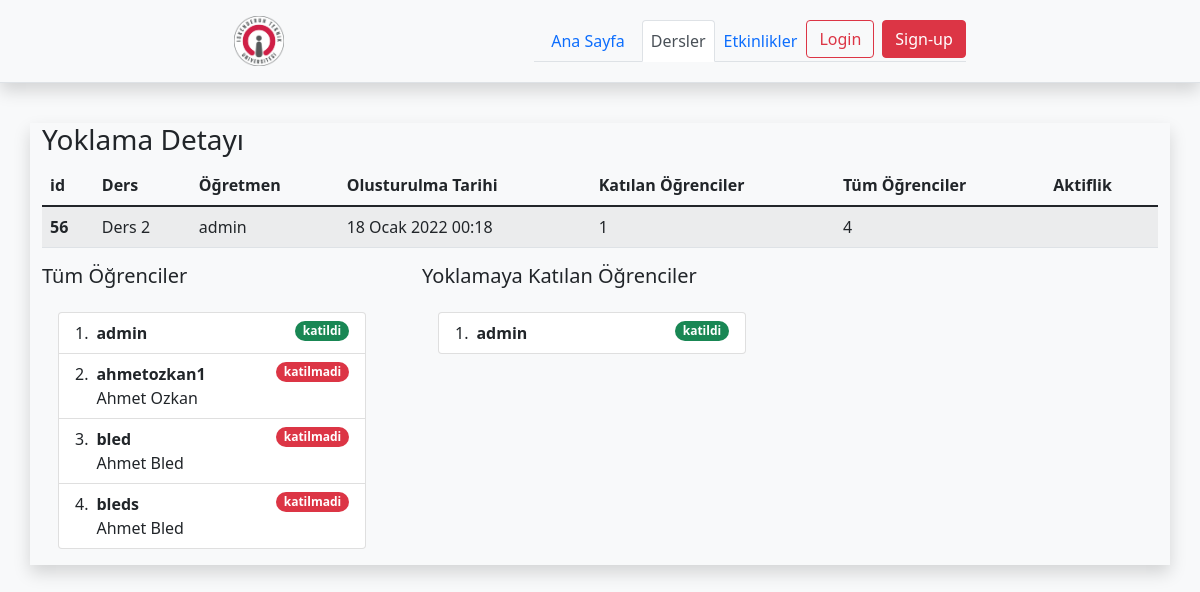
Before: /lessons/attendance/56 with the older database file.
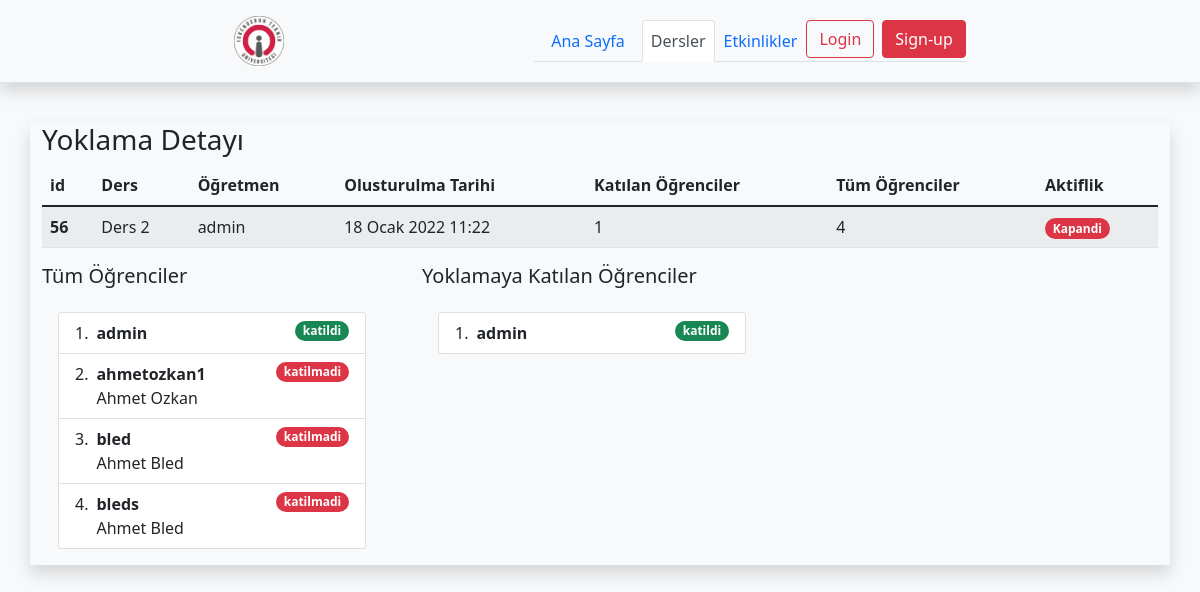
After: the same page with the newer database file.
### lessons/models.py (models this page shows, shortened)
class Attendance(models.Model):
    id = models.BigAutoField(primary_key=True)
    lesson = models.ForeignKey(Lesson,on_delete=models.CASCADE,related_name='attendance_lesson')
    user_joined= models.ManyToManyField(User,blank=True,related_name="attendance_joined")
    date = models.DateTimeField()
    date2 = models.DateTimeField()
    date_now = models.DateTimeField(auto_now=True,unique=True)
    avaliable = models.BooleanField(default=True)
    qr_code = models.ImageField(upload_to='qr_codes',blank=True)
    qr_url=models.URLField(blank=True,null=True)

class Lesson(models.Model):
    teacher = models.ForeignKey(User, null=True,on_delete=models.CASCADE)
    name = models.CharField(max_length=128,unique=True)
    image  = models.ImageField(upload_to="lessons/%Y/%m/%d/",default = "lessons/default_lesson_image.png")
    description = models.TextField(blank=True,null=True)
    students = models.ManyToManyField(User, blank=True,related_name='lesson_joined')
    date = models.DateTimeField(auto_now=True)
    avaliable = models.BooleanField(default =True)
    def __str__(self):
        return self.name

### lessons/views.py (the view)
# urls.py: path('attendance/<int:attendance_id>',views.attendance_detail,name="attendance_detail"),
def attendance_detail(request,attendance_id):
    current_user = request.user
    attendance = Attendance.objects.get(id = attendance_id)
    context = {
        'attendance':attendance
    }
    return render(request,'attendances/attendance.html',context)

### templates/attendances/attendance.html (shortened to what this page needs)
{% extends "base.html" %}
{% block body %}
{% load crispy_forms_tags %}
<div class="container shadow">
  <div class="row">
    <div class="col">
    <H3 >Yoklama Detayı</H1>
    <table class="table table-striped table-hover">
        <thead>
          <tr>
            <th scope="col">id</th>
            <th scope="col">Ders</th>
            <th scope="col">Öğretmen</th>
            <th scope="col">Olusturulma Tarihi</th>
            <th scope="col">Katılan Öğrenciler</th>
            <th scope="col">Tüm Öğrenciler</th>
            <th scope="col">Aktiflik</th>
          </tr>
        </thead>
        <tbody>
          <tr>
            <th scope="row"> {{attendance.id}}</th>
            <td>{{attendance.lesson}}</td>
            <td>{{attendance.lesson.teacher}}</td>
            <td>{{attendance.date_now}}</td>
            <td>{{attendance.user_joined.count}}</td>
            <td>{{attendance.lesson.students.count}}</td>
            {% if attendance.avaliable %}
            <td></td>
            {% else %}
            <td>
            <span class="badge bg-danger rounded-pill">Kapandi</span>
            </td>
            {% endif %}
          </tr>
        </tbody>
      </table>
    </div>
</div>
    <div class="row">
        <div class="col-4">
            <h5>Tüm Öğrenciler</h5>
            <div class="overflow-auto p-3 mb-3 mb-md-0 me-md-3 bg-light" style="max-width: 500px; max-height: 400px;">
            <ol class="list-group list-group-numbered">
              {% if attendance.lesson.students.all %}
              {% for student in attendance.lesson.students.all %}
              <li class="list-group-item d-flex justify-content-between
                align-items-start">
                <div class="ms-2 me-auto">
                  <div class="fw-bold">{{student.username}}</div>
                  {{student.first_name}} {{student.last_name}}
                </div>
                {% if student in attendance.user_joined.all %}
                <span class="badge bg-success rounded-pill">katildi</span>
                {% else %}
                <span class="badge bg-danger rounded-pill">katilmadi</span>
                {% endif %}
              </li>
              {% endfor %}
              {% endif %}
            </ol>
        </div>
    </div>
        <div class="col-4">
            <h5>Yoklamaya Katılan Öğrenciler</h5>
            <div class="overflow-auto p-3 mb-3 mb-md-0 me-md-3 bg-light" style="max-width: 500px; max-height: 400px;">
            <ol class="list-group list-group-numbered">
              {% if attendance.user_joined %}
              {% for student in attendance.user_joined.all %}
              <li class="list-group-item d-flex justify-content-between
                align-items-start">
                <div class="ms-2 me-auto">
                  <div class="fw-bold">{{student.username}}</div>
                </div>
                <span class="badge bg-success rounded-pill">katildi</span>
              </li>
              {% endfor %}
              {% endif %}
            </ol>
        </div>
    </div>
</div>
  </div>
{% endblock body %}

Changed rows visible on the page:
changed Attendance "Ders 2": date_now "18 Ocak 2022 00:18" → "18 Ocak 2022 11:22"; avaliable True → False (drawn)
Other visible differences:
text now shown: "Kapandi"
